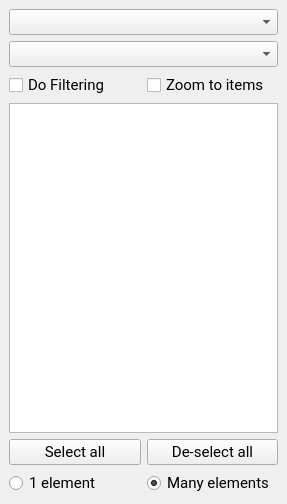
<?xml version="1.0" encoding="UTF-8"?>
<ui version="4.0">
 <class>DockWidget</class>
 <widget class="QDockWidget" name="DockWidget">
  <property name="geometry">
   <rect>
    <x>0</x>
    <y>0</y>
    <width>287</width>
    <height>504</height>
   </rect>
  </property>
  <property name="windowTitle">
   <string>Get'em filtered!</string>
  </property>
  <widget class="QWidget" name="dockWidgetContents">
   <layout class="QGridLayout" name="gridLayout">
    <item row="0" column="0" colspan="2">
     <widget class="QgsMapLayerComboBox" name="cob_layer">
      <property name="sizePolicy">
       <sizepolicy hsizetype="Expanding" vsizetype="Fixed">
        <horstretch>0</horstretch>
        <verstretch>0</verstretch>
       </sizepolicy>
      </property>
      <property name="font">
       <font>
        <family>Roboto</family>
        <pointsize>11</pointsize>
       </font>
      </property>
     </widget>
    </item>
    <item row="1" column="0" colspan="2">
     <widget class="QgsFieldComboBox" name="cob_field">
      <property name="sizePolicy">
       <sizepolicy hsizetype="Expanding" vsizetype="Fixed">
        <horstretch>0</horstretch>
        <verstretch>0</verstretch>
       </sizepolicy>
      </property>
      <property name="font">
       <font>
        <family>Roboto</family>
        <pointsize>11</pointsize>
       </font>
      </property>
     </widget>
    </item>
    <item row="2" column="0">
     <widget class="QCheckBox" name="chb_go">
      <property name="sizePolicy">
       <sizepolicy hsizetype="Expanding" vsizetype="Fixed">
        <horstretch>0</horstretch>
        <verstretch>0</verstretch>
       </sizepolicy>
      </property>
      <property name="font">
       <font>
        <family>Roboto</family>
        <pointsize>11</pointsize>
       </font>
      </property>
      <property name="text">
       <string>Do Filtering</string>
      </property>
     </widget>
    </item>
    <item row="2" column="1">
     <widget class="QCheckBox" name="chb_zoom">
      <property name="sizePolicy">
       <sizepolicy hsizetype="Expanding" vsizetype="Fixed">
        <horstretch>0</horstretch>
        <verstretch>0</verstretch>
       </sizepolicy>
      </property>
      <property name="font">
       <font>
        <family>Roboto</family>
        <pointsize>11</pointsize>
       </font>
      </property>
      <property name="text">
       <string>Zoom to items</string>
      </property>
     </widget>
    </item>
    <item row="3" column="0" colspan="2">
     <widget class="QListWidget" name="list_values">
      <property name="sizePolicy">
       <sizepolicy hsizetype="Expanding" vsizetype="Expanding">
        <horstretch>0</horstretch>
        <verstretch>0</verstretch>
       </sizepolicy>
      </property>
      <property name="font">
       <font>
        <family>Roboto</family>
        <pointsize>11</pointsize>
       </font>
      </property>
      <property name="focusPolicy">
       <enum>Qt::TabFocus</enum>
      </property>
      <property name="selectionMode">
       <enum>QAbstractItemView::MultiSelection</enum>
      </property>
     </widget>
    </item>
    <item row="4" column="0">
     <widget class="QPushButton" name="but_select_all">
      <property name="font">
       <font>
        <family>Roboto</family>
        <pointsize>11</pointsize>
       </font>
      </property>
      <property name="text">
       <string>Select all</string>
      </property>
     </widget>
    </item>
    <item row="4" column="1">
     <widget class="QPushButton" name="but_deselect_all">
      <property name="font">
       <font>
        <family>Roboto</family>
        <pointsize>11</pointsize>
       </font>
      </property>
      <property name="text">
       <string>De-select all</string>
      </property>
     </widget>
    </item>
    <item row="5" column="0">
     <widget class="QRadioButton" name="rdo_single">
      <property name="font">
       <font>
        <family>Roboto</family>
        <pointsize>11</pointsize>
       </font>
      </property>
      <property name="text">
       <string>1 element</string>
      </property>
     </widget>
    </item>
    <item row="5" column="1">
     <widget class="QRadioButton" name="rdo_multi">
      <property name="font">
       <font>
        <family>Roboto</family>
        <pointsize>11</pointsize>
       </font>
      </property>
      <property name="text">
       <string>Many elements</string>
      </property>
      <property name="checked">
       <bool>true</bool>
      </property>
     </widget>
    </item>
   </layout>
  </widget>
 </widget>
 <customwidgets>
  <customwidget>
   <class>QgsFieldComboBox</class>
   <extends>QComboBox</extends>
   <header>qgsfieldcombobox.h</header>
  </customwidget>
  <customwidget>
   <class>QgsMapLayerComboBox</class>
   <extends>QComboBox</extends>
   <header>qgsmaplayercombobox.h</header>
  </customwidget>
 </customwidgets>
 <resources/>
 <connections/>
</ui>
